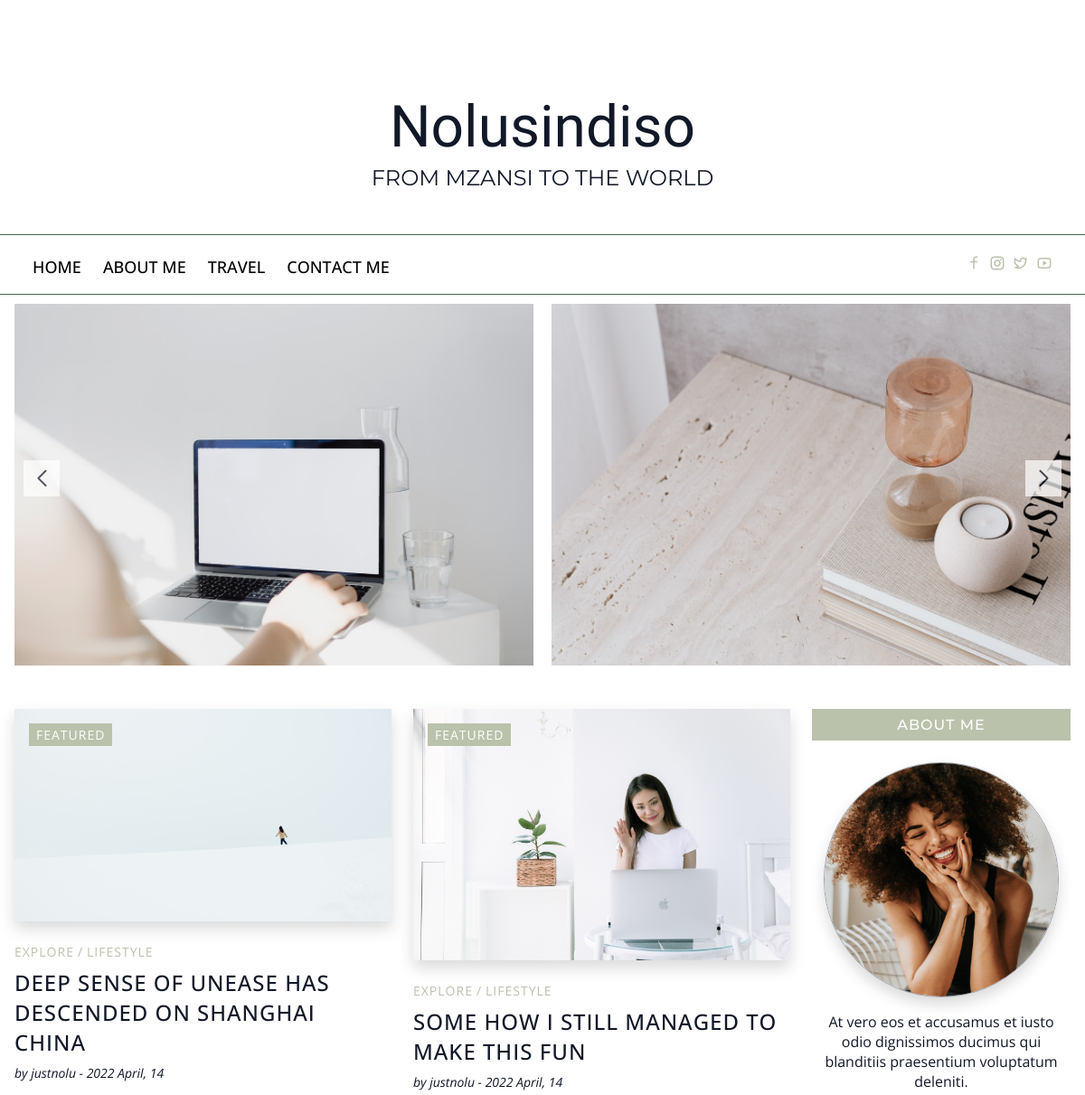
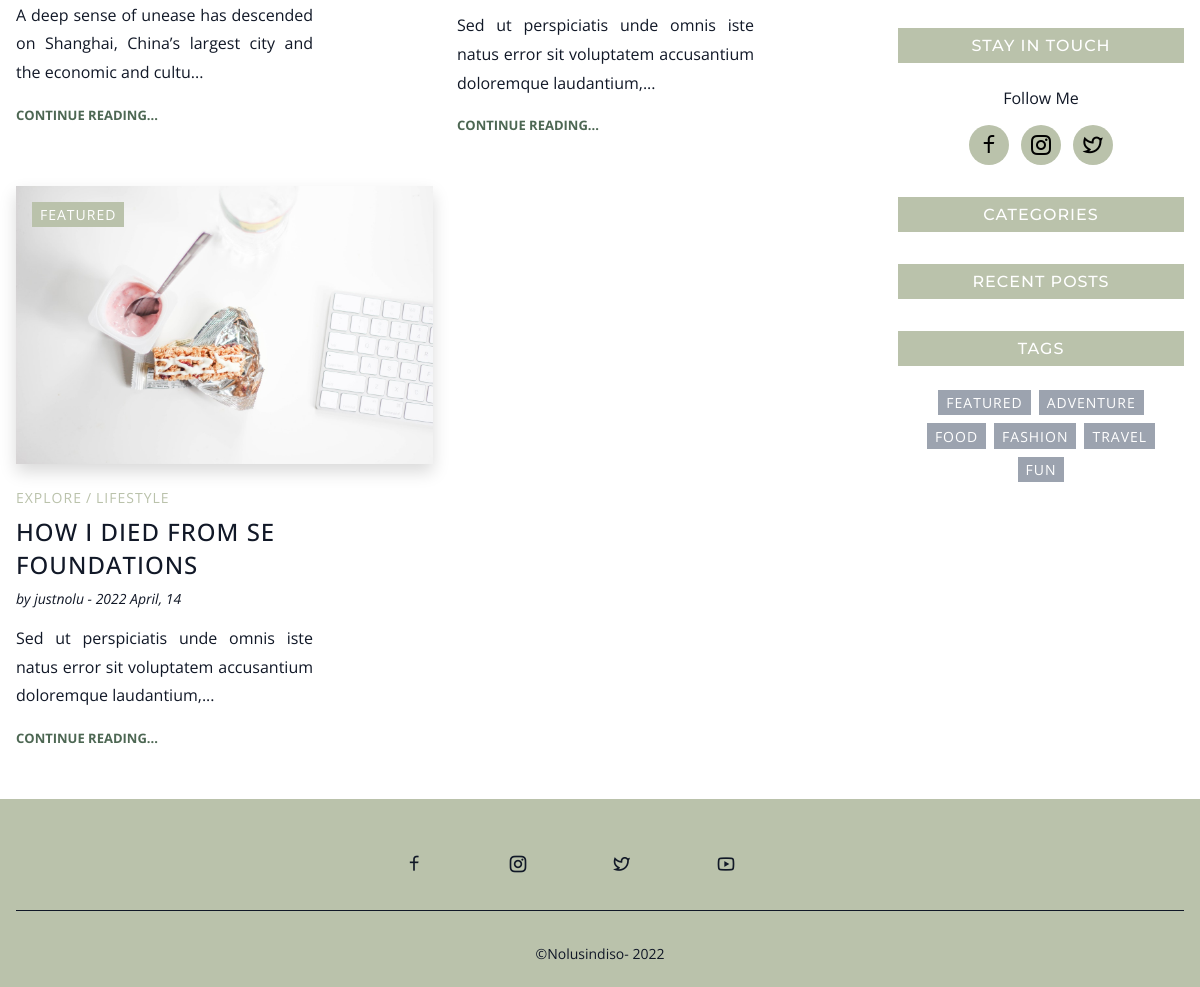
The page /home on the database its author committed (2 pictures, top to bottom).
### myblog/models.py (models this page shows, shortened)
class Post(db.Model):
    id = db.Column(db.Integer, primary_key=True, autoincrement=True)
    slug = db.Column(db.String(180), nullable=False)
    title = db.Column(db.String(180), nullable=False)
    body = db.Column(db.Text, nullable=False)
    comments = db.Column(db.Integer, default=0)
    views = db.Column(db.Integer, default=0)
    image=db.Column(db.String(120), default='image.jpg')
    user_id = db.Column(db.Integer, db.ForeignKey('user.id'), nullable=False)
    author = db.relationship('User',backref=db.backref('author', lazy=True))
    pub_date = db.Column(db.DateTime, nullable=False,default=datetime.utcnow)

class User(db.Model,UserMixin):
    id = db.Column(db.Integer, primary_key=True, autoincrement=True)
    name = db.Column(db.String(80), unique=False, nullable=False)
    username = db.Column(db.String(80), unique=True, nullable=False)
    email = db.Column(db.String(120), unique=True, nullable=False)
    password = db.Column(db.String(150))

### myblog/routes.py (the view)
@app.route('/')
@app.route('/home')
def home():
    posts = Post.query.order_by(Post.id.desc()).all()
    return render_template('index.html', posts=posts)

### myblog/templates/index.html (shortened to what this page needs)
{% extends 'base.html' %}
{% block content %}
    <main class="main container">
      <div class="hero">
        <div class="swiper-container hero__slider">
          <div class="swiper-wrapper">
            <div class="swiper-slide">
              <article class="slider-item">
                <img
                  src="{{url_for('static', filename='/assets/images/slider-2.jpg')}}"
                  alt="slider item"
                  class="slider-item__img"
                />
                <div class="slider-item__overlay"></div>
                <div class="slider-item__content">
                </div>
              </article>
            </div>
            <div class="swiper-slide">
              <article class="slider-item">
                <img
                  src="{{url_for('static', filename='/assets/images/slider-3.jpg')}}"
                  alt="slider item"
                  class="slider-item__img"
                />
                <div class="slider-item__overlay"></div>
                <div class="slider-item__content"></div>
              </article>
            </div>
          </div>
          <div class="swiper-button-next"></div>
          <div class="swiper-button-prev"></div>
        </div>
      </div>
      <div class="main-grid">
        <div>
          <div class="blogs-grid">
        {% for post in posts%}
            <article class="blog-item">
              <div class="image-wrapper">
                <a href="../../post/{{post.id}}/{{post.slug}}"
                  ><img
                    src="{{url_for('static', filename='/assets/images/'+post.image)}}"
                    alt="blog item"
                    class="blog-item__image"
                /></a>
                <span class="tag tag--primary"><a href="#">featured</a></span>
              </div>
              <div class="content-wrapper">
                <ul class="categories">
                  <li><a href="#">Explore</a></li>
                  <li><a href="#">Lifestyle</a></li>
                </ul>
                <h2 class="title">
                  <a href="../../post/{{post.id}}/{{post.slug}}">{{ post.title }}</a>
                </h2>
                <div class="meta"><p>by {{ post.author.name }} - {{ post.pub_date.strftime ('%Y %B, %d')}}</p></div>
                <p class="excerpt">
                  {{ post.body | truncate (100,True) }}
                </p>
                <div>
                  <a href="post/{{post.id}}/{{post.slug}}" class="read-more">continue reading...</a>
                </div>
              </div>
            </article>
        {% endfor %}
          </div>
        </div>
 {% endblock content %}

### myblog/templates/base.html (shortened to what this page needs)
<!DOCTYPE html>
<html lang="en">
  <head>
    <link
      href="https://cdn.jsdelivr.net/npm/remixicon@2.5.0/fonts/remixicon.css"
      rel="stylesheet"
    />
    <link rel="stylesheet" href="{{url_for('static', filename='assets/css/swiper-bundle.min.css')}}" />
    <link rel="stylesheet" href="{{url_for('static', filename='assets/css/styles.css')}}" />
  </head>
  <body>
    <header class="header" id="header">
      <div class="header__bottom">
        <div class="header__title">Nolusindiso</div>
        <h1 class="header__subtitle">From Mzansi to the world</h1>
      </div>
      <div class="header__top">
        <nav class="nav container">
          <div class="nav__menu" id="nav-menu">
            <ul class="nav__list">
              <li class="nav__item">
                <a href="/" class="nav__link">Home</a>
              </li>
              <li class="nav__item">
                <a href="#" class="nav__link">About Me</a>
              </li>
              <li class="nav__item">
                <a href="#" class="nav__link">Travel</a>
              </li>
              <li class="nav__item">
                <a href="#" class="nav__link">Contact Me</a>
              </li>
            </ul>
          </div>
          <div class="nav__icons">
            <a href="#" class="nav__link"><i class="ri-facebook-line"></i></a>
            <a href="#" class="nav__link"><i class="ri-instagram-line"></i></a>
            <a href="#" class="nav__link"><i class="ri-twitter-line"></i></a>
            <a href="#" class="nav__link"><i class="ri-youtube-line"></i></a>
          </div>
        </nav>
      </div>
    </header>
{% block content %}
{% endblock content %}
<aside>
  <div class="sidebar">
    <div class="widget widget-profile">
      <h3 class="title">About Me</h3>
      <div class="widget__body">
        <img
          src="{{url_for('static', filename='/assets/images/pexels-guilherme-almeida-1858175.jpg')}}"
          alt="profile photo"
          class="profile-photo"
        />
        <p>
          At vero eos et accusamus et iusto odio dignissimos ducimus qui
          blanditiis praesentium voluptatum deleniti.
        </p>
      </div>
    </div>
    <div class="widget widget-social">
      <h3 class="title">Stay in touch</h3>
      <div class="widget__body">
        <p class="text">
          Follow Me
        </p>
        <a href="#" class="icon-btn">
          <i class="ri-facebook-line"></i>
        </a>
        <a href="#" class="icon-btn">
          <i class="ri-instagram-line"></i>
        </a>
        <a href="#" class="icon-btn">
          <i class="ri-twitter-line"></i>
        </a>
      </div>
    </div>
    <div class="widget widget-categories">
      <h3 class="title">categories</h3>
    </div>
    <div class="widget widget-recent-posts">
      <h3 class="title">recent posts</h3>
    </div>
    <div class="widget widget-tags">
      <h3 class="title">tags</h3>
      <div class="widget__body">
        <div class="widget-tags__wrapper">
          <span class="tag"><a href="#">featured</a></span>
          <span class="tag"><a href="#">adventure</a></span>
          <span class="tag"><a href="#">food</a></span>
          <span class="tag"><a href="#">fashion</a></span>
          <span class="tag"><a href="#">travel</a></span>
          <span class="tag"><a href="#">fun</a></span>
        </div>
      </div>
    </div>
  </div>
</aside>
</div>
</main>
    <footer class="footer">
        <div class="container">
          <ul class="footer__menu">
            <a href="#" class="nav__link"> <i class="ri-facebook-line"></i></a>
            <a href="#" class="nav__link"><i class="ri-instagram-line"></i></a>
            <a href="#" class="nav__link"><i class="ri-twitter-line"></i></a>
            <a href="#" class="nav__link"><i class="ri-youtube-line"></i></a>
          </ul>
          <div class="seperator"></div>
          <span class="copyright">&copy;Nolusindiso- 2022</span>
        </div>
      </footer>
    </body>
  </html>

### rows shown on the page
Post: image (picture), title "DEEP SENSE OF UNEASE HAS DESCENDED ON SHANGHAI CHINA", author.name "justnolu", pub_date "2022 April, 14", body "A deep sense of unease has descended on Shanghai, China’s largest city and the economic and cultu..."
Post: image (picture), title "SOME HOW I STILL MANAGED TO MAKE THIS FUN", author.name "justnolu", pub_date "2022 April, 14", body "Sed ut perspiciatis unde omnis iste natus error sit voluptatem accusantium doloremque laudantium,..."
Post: image (picture), title "HOW I DIED FROM SE FOUNDATIONS", author.name "justnolu", pub_date "2022 April, 14", body "Sed ut perspiciatis unde omnis iste natus error sit voluptatem accusantium doloremque laudantium,..."
